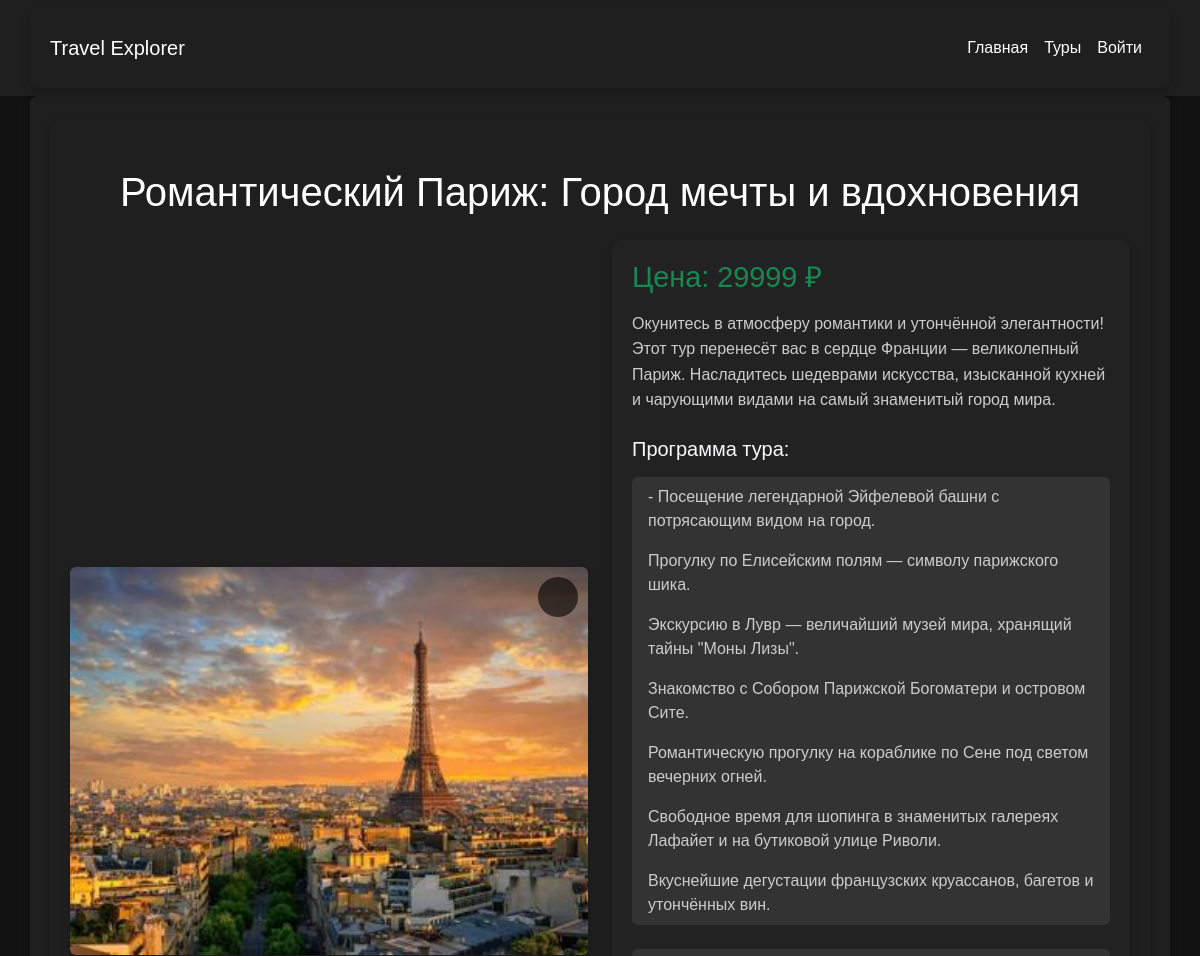
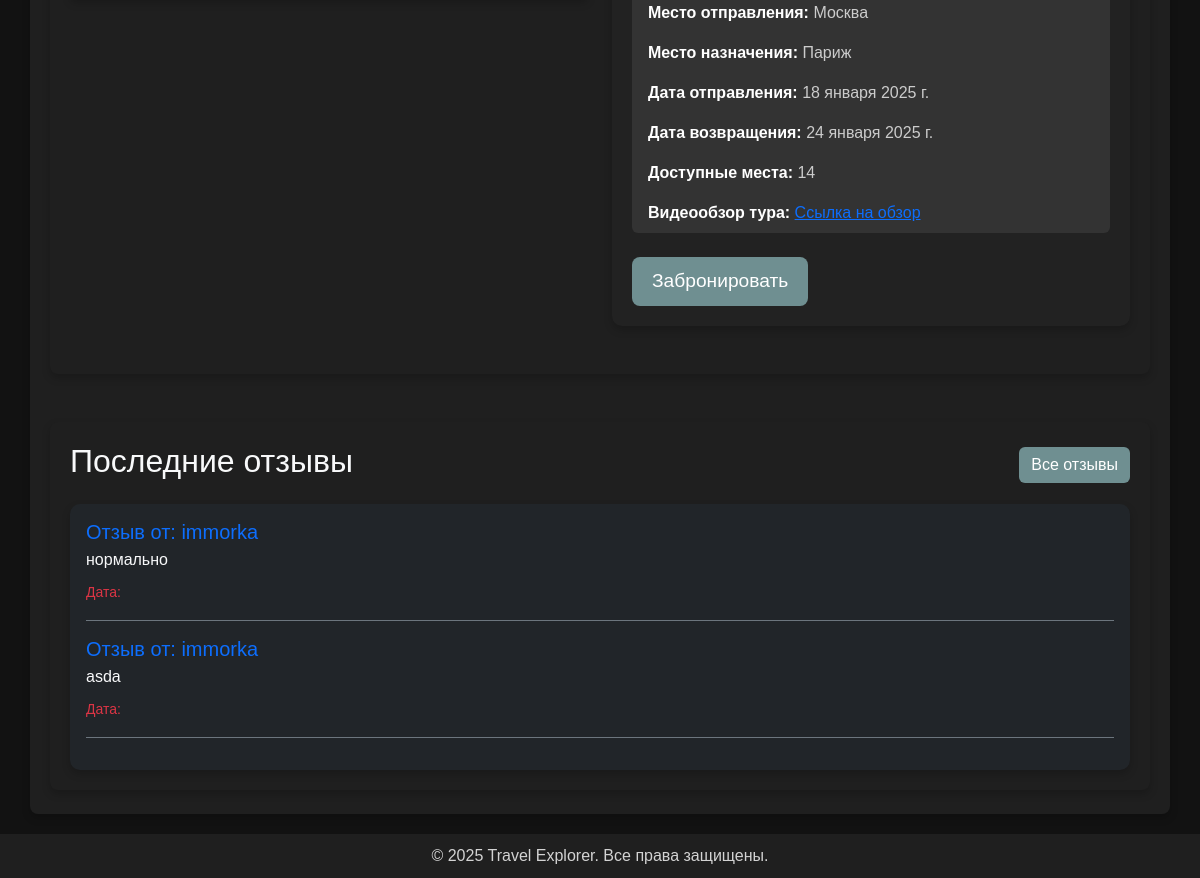
Before: /tour/1/ with the older database file (2 pictures, top to bottom).
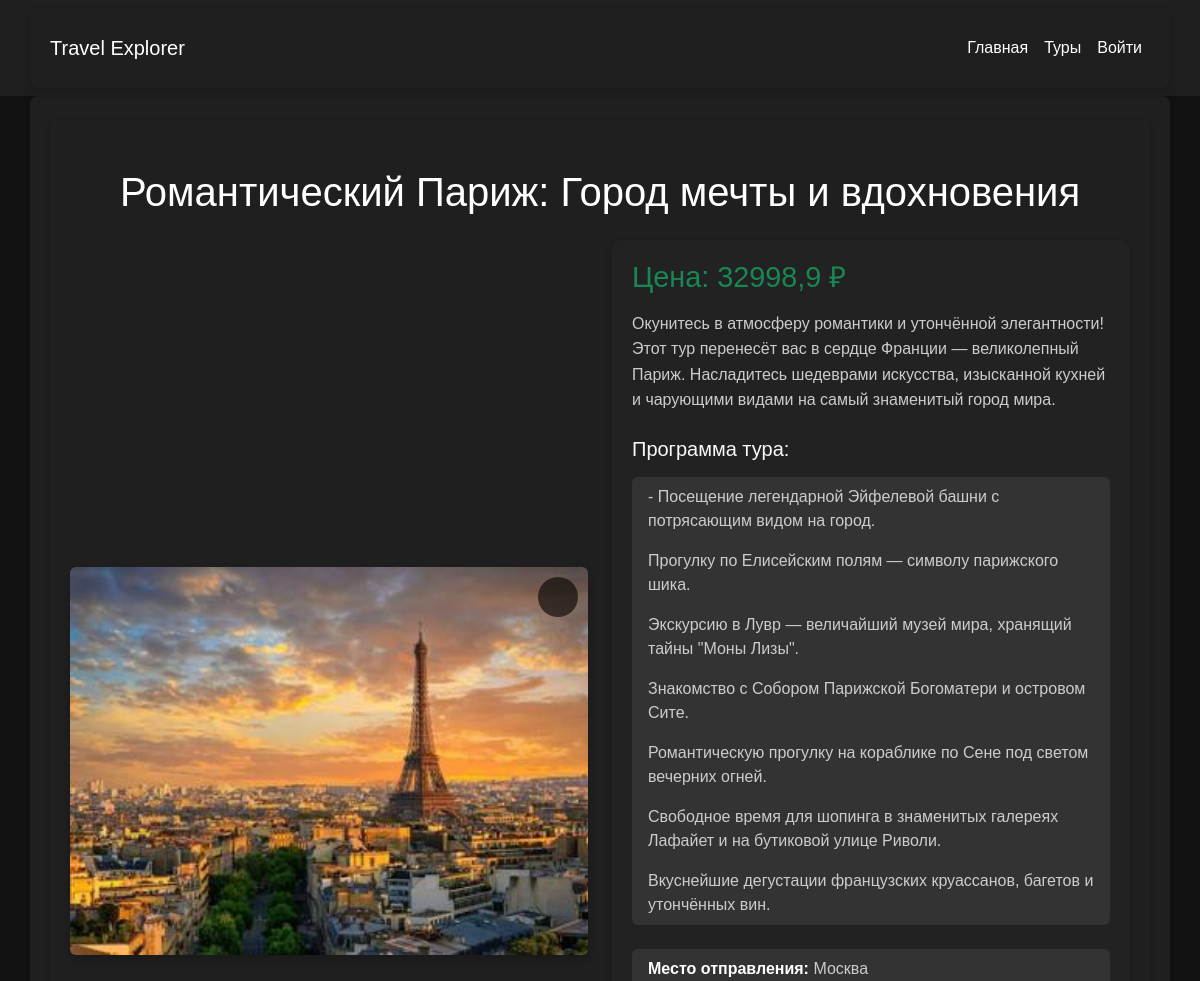
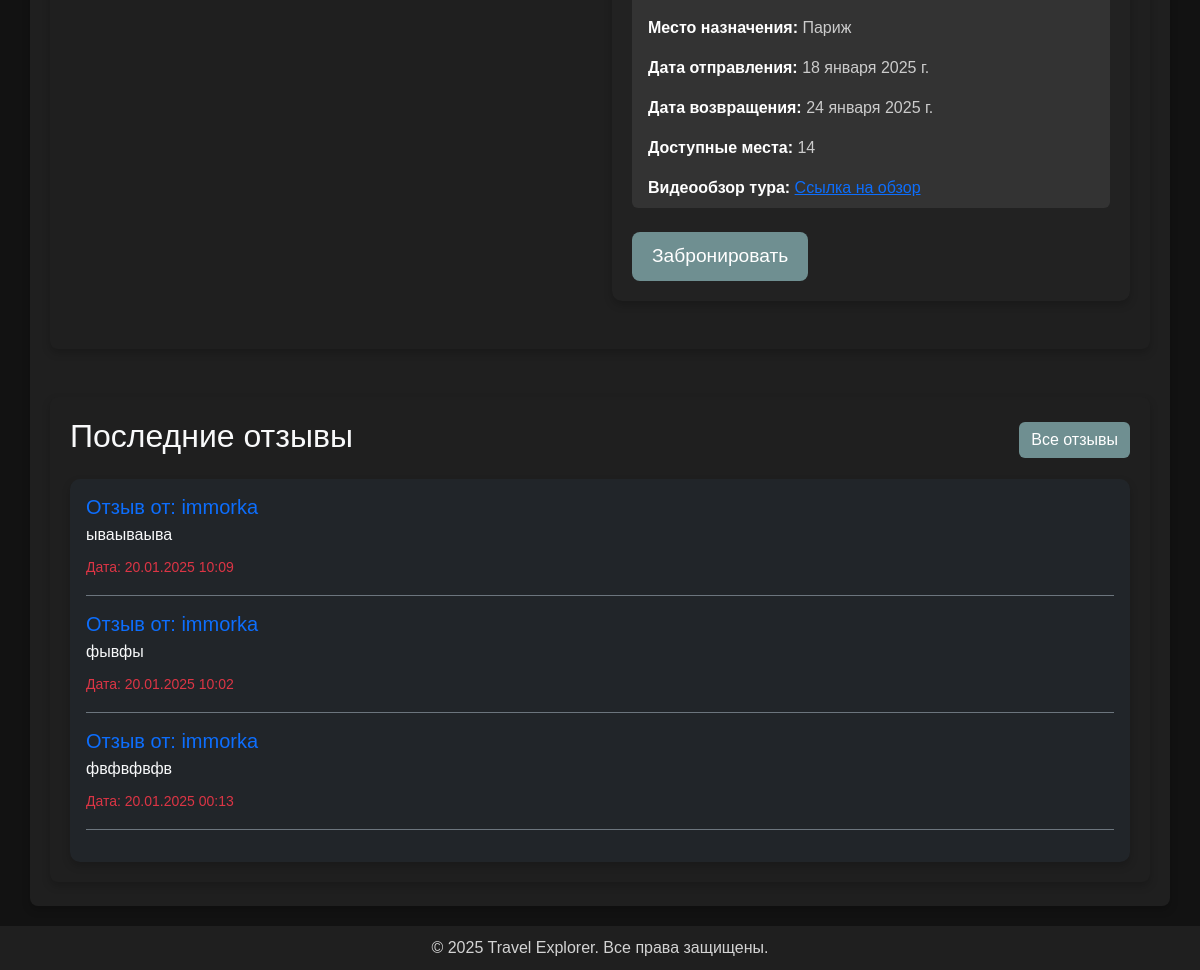
After: the same page with the newer database file (2 pictures, top to bottom).
### travel/models.py (models this page shows, shortened)
class Tour(models.Model):
    name_tour = models.CharField("Название тура", max_length=255)
    discription_tour = models.TextField("Описание тура")
    price_tour = models.IntegerField("Цена тура", validators=[validate_positive])
    departure = models.CharField("Место отправления", max_length=255)
    destination = models.CharField("Место назначения", max_length=255)
    date_departure = models.DateField("Дата отправления")
    date_return = models.DateField("Дата возвращения")
    operator_tour = models.CharField("Туроператор", max_length=255)
    places_tour = models.IntegerField("Количество мест", validators=[validate_positive])
    history = HistoricalRecords()
    is_hot = models.BooleanField(default=False)
    image = models.ImageField(upload_to='tours/', blank=True, null=True)
    objects = TourManager()
    video_url = models.URLField(
        max_length=255,
        blank=True,
        null=True,
        verbose_name="Ссылка на видеообзор"
    )
    class Meta:
        ordering = ['date_departure']
        verbose_name = "Тур"
        verbose_name_plural = "Туры"

class Review(models.Model):
    id_user = models.ForeignKey(User, verbose_name="Пользователь", on_delete=models.CASCADE, related_name='reviews')
    id_tour = models.ForeignKey(Tour, verbose_name="Тур", on_delete=models.CASCADE, related_name='reviews')
    text_review = models.TextField(max_length=500)
    created_at = models.DateTimeField("Дата создания", auto_now_add=True)
    image = models.ImageField(upload_to='reviews/', blank=True, null=True, verbose_name="Изображение")
    class Meta:
        verbose_name = "Отзыв"
        verbose_name_plural = "Отзывы"

class User(AbstractBaseUser, PermissionsMixin):
    email_user = models.EmailField("Email пользователя", unique=True)
    name_user = models.CharField("Имя пользователя", max_length=255)
    role_user = models.CharField("Роль пользователя", max_length=50)
    number_user = models.CharField("Номер телефона", max_length=15)
    is_staff = models.BooleanField(default=False)
    is_active = models.BooleanField(default=True)
    favorites = models.ManyToManyField(
        'Tour',
        through='Favorite',
        related_name='favorited_by',
        verbose_name="Избранные туры"
    )
    objects = UserManager()
    USERNAME_FIELD = 'email_user'
    REQUIRED_FIELDS = ['name_user']
    class Meta:
        verbose_name = "Пользователь"
        verbose_name_plural = "Пользователи"

### travel/views.py (the view)
# urls.py: path('tour/<int:id>/', views.tour_detail, name='tour-detail'),
def tour_detail(request, id):
    tour = get_object_or_404(Tour, id=id)
    is_favorite = (
        Favorite.objects.filter(id_user=request.user, id_tour=tour).exists()
        if request.user.is_authenticated else False
    )
    latest_reviews = Review.objects.filter(id_tour=tour).order_by('-created_at')[:3]
    operator_data = Tour.objects.values('operator_tour').annotate(tour_count=models.Count('operator_tour'))
    return render(request, 'travel/tour-detail.html', {
        'tour': tour,
        'latest_reviews': latest_reviews,
        'operator_data': operator_data,
        'is_favorite': is_favorite,
    })

### travel/templatetags/tour_filters.py (called while the page is built)
@register.filter
def slice_0_before_program(description):
    program_start = description.find("Программа тура включает:")
    return description[:program_start].strip() if program_start != -1 else description

@register.filter
def program_list(description):
    program_start = description.find("Программа тура включает:")
    if program_start == -1:
        return []
    program_text = description[program_start + len("Программа тура включает:"):].strip()
    items = program_text.split(" - ")
    return [item.strip() for item in items if item]

### travel/templates/travel/tour-detail.html (shortened to what this page needs)
{% extends 'travel/base.html' %}
{% load tour_filters %}
{% block content %}
<div class="container py-5">
    <h1 class="text-center mb-4">{{ tour.name_tour }}</h1>
    <div class="row align-items-center">
        <div class="col-md-6 text-center">
            <div class="position-relative">
                {% if tour.image %}
                <img src="{{ tour.image.url }}" class="rounded tour-image" alt="{{ tour.name_tour }}">
                {% else %}
                <img src="https://via.placeholder.com/600x400" class="rounded tour-image" alt="Изображение недоступно">
                {% endif %}
                <a href="{% url 'add_to_favorite' tour.id %}" class="favorite-toggle">
                </a>
            </div>
        </div>
        <div class="col-md-6">
            <div class="tour-details">
                <h4 class="text-success mb-3">Цена: {{ tour.price_tour }} ₽</h4>
                <p class="description mb-4">{{ tour.discription_tour|slice_0_before_program }}</p>
                <h5 class="text-light mb-3">Программа тура:</h5>
                <ul class="list-group mb-4">
                    {% for item in tour.discription_tour|program_list %}
                    <li class="list-group-item">
                        {{ item }}
                    </li>
                    {% endfor %}
                </ul>
                <ul class="list-group mb-4">
                    <li class="list-group-item"><strong>Место отправления:</strong> {{ tour.departure }}</li>
                    <li class="list-group-item"><strong>Место назначения:</strong> {{ tour.destination }}</li>
                    <li class="list-group-item"><strong>Дата отправления:</strong> {{ tour.date_departure }}</li>
                    <li class="list-group-item"><strong>Дата возвращения:</strong> {{ tour.date_return }}</li>
                    <li class="list-group-item"><strong>Доступные места:</strong> {{ tour.places_tour }}</li>
                    <li class="list-group-item">
                        <strong>Видеообзор тура:</strong>
                        <a href="{{ tour.video_url }}" target="_blank" class="text-primary">Ссылка на обзор</a>
                    </li>
                </ul>
                <button type="button" class="btn btn-success btn-lg" data-bs-toggle="modal" data-bs-target="#reserveModal">
                    Забронировать
                </button>
            </div>
        </div>
    </div>
</div>
<div class="container mt-5">
    <div class="d-flex justify-content-between align-items-center mb-3">
        <h2 class="text-light">Последние отзывы</h2>
        <a href="{% url 'all_reviews' tour.id %}" class="btn btn-outline-secondary">Все отзывы</a>
    </div>
    {% if latest_reviews %}
        <div class="card bg-dark p-3">
            {% for review in latest_reviews %}
            <div class="review-item border-bottom border-secondary pb-3 mb-3">
                <h5 class="text-primary mb-1">Отзыв от: {{ review.id_user.name_user }}</h5>
                <p class="mb-2 text-light">{{ review.text_review }}</p>
                <small class="text-danger">Дата: {{ review.created_at|date:"d.m.Y H:i" }}</small>
            </div>
            {% endfor %}
        </div>
    {% else %}
        <p class="text-light">Отзывов пока нет. Будьте первым, кто оставит отзыв!</p>
    {% endif %}
</div>
{% endblock %}

Changed rows visible on the page:
no longer on this page (row edited): Review: id_user.name_user "immorka", text_review "нормально"
no longer on this page (row edited): Review: id_user.name_user "immorka", text_review "asda"
changed Tour "Романтический Париж: Город мечты и вдохновения": price_tour "29999" → "32998,9"
added Review: id_user.name_user "immorka", text_review "ываываыва", created_at "20.01.2025 10:09"
added Review: id_user.name_user "immorka", text_review "фывфы", created_at "20.01.2025 10:02"
added Review: id_user.name_user "immorka", text_review "фвфвфвфв", created_at "20.01.2025 00:13"
